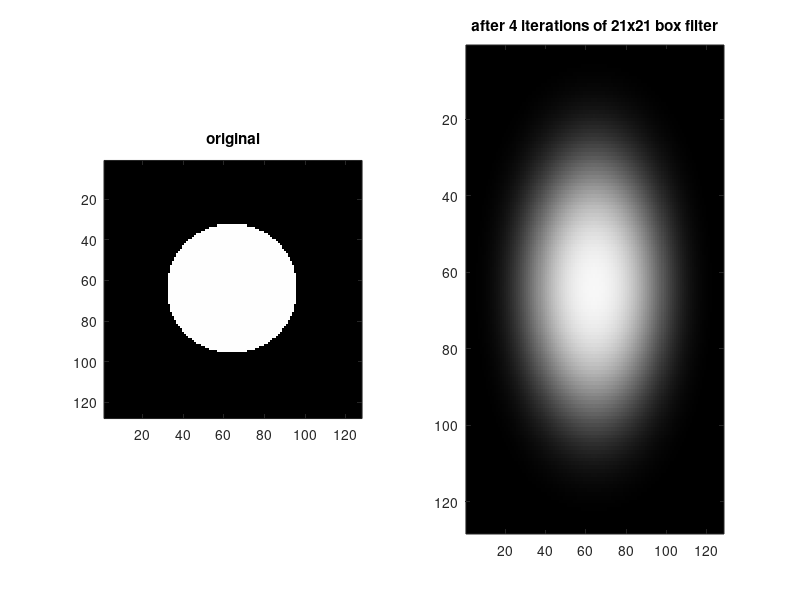

MATLAB code for this plot:
function box_demo2
colormap(gray(256));

w = 128; % image width
h = 128; % image height
r = 32; % radius of centre circle

filter = ones(21,21);
filter = filter / sum(filter(:));

img = zeros(h,w);

% draw a circle
for y=1:h
    for x=1:w
        dx = x - w/2;
        dy = y - h/2;
        r2 = dx*dx + dy*dy;

        if(r2 < r*r)
            img(y,x) = 255;
        end
    end
end

subplot(1,2,1);
image(img);
title('original');
axis ([1, w, 1, h], 'square');

for i=1:4
    img = conv2(img, filter, 'same');
end

subplot(1,2,2);
image(img);
title('after 4 iterations of 21x21 box filter');